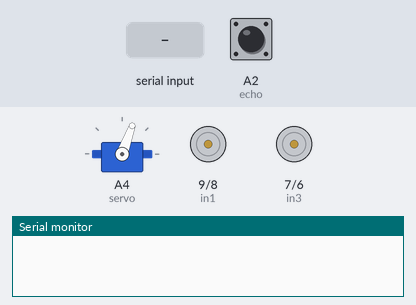
Recording of a sketch running on a simulated Arduino Uno, built with avr-gcc and run on an emulated ATmega328P. Shown: servo, motor-driver pin pairs drawn as motors (green arrow = first pin HIGH = forward, orange = second pin HIGH = backward, longer = more drive, scaled by the enable pin), the last lines printed to the serial monitor. Wiring (inferred from the names in the program): servo: signal A4. Inputs (shaded band) come from the test bench; at power-on: A2 (echo) LOW. Servo pulses on a pin are drawn as a servo (544–2400 µs = 0–180°).

Above: at 4.7 s.
4.8 s: "j\n" received over the second serial link
At 7.2 s:
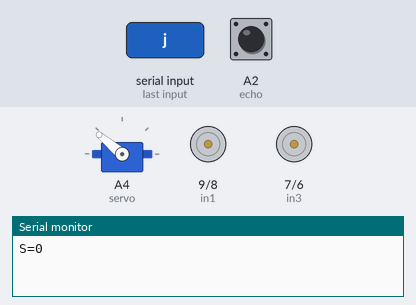
7.8 s: A2 (echo) pulsed HIGH 2 times (0.12 s each, 0.3 s apart)
At 10.5 s:
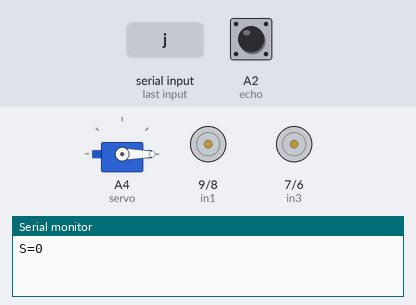
10.8 s: A2 (echo) pulsed HIGH 5 times (0.12 s each, 0.3 s apart)
At 13.6 s:
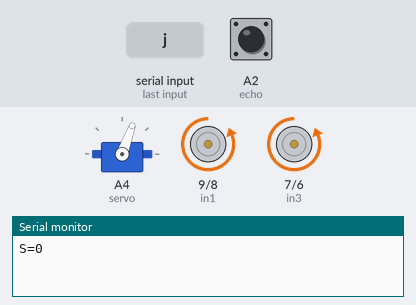
Timing chart, 0 to 19.8 s (numbered marks = the images above; inputs shaded):
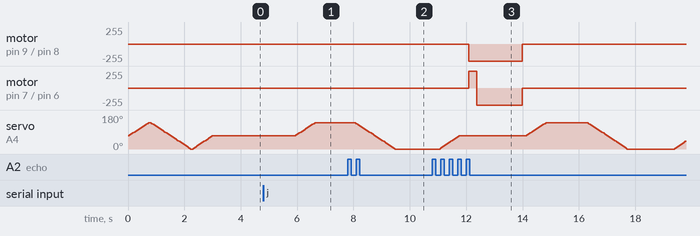

The sketch:

esp32_base_cotrol.ino
```cpp
#include <SoftwareSerial.h>
SoftwareSerial BT_Serial(2, 3); // RX, TX


#define enA 10//Enable1 L298 Pin enA
#define in1 9 //Motor1  L298 Pin in1
#define in2 8 //Motor1  L298 Pin in1
#define in3 7 //Motor2  L298 Pin in1
#define in4 6 //Motor2  L298 Pin in1
#define enB 5 //Enable2 L298 Pin enB

#define servo A4

#define R_S A0 //ir sensor Right
#define L_S A1 //ir sensor Left

#define echo A2    //Echo pin
#define trigger A3 //Trigger pin

int distance_L, distance_F = 30, distance_R;
long distance;
int set = 20;

int bt_ir_data = 0;  // Initialize the variable
int Speed = 130;
int speed_low = 60;
int mode=0;


void setup(){ // put your setup code here, to run once

pinMode(R_S, INPUT); // declare if sensor as input
pinMode(L_S, INPUT); // declare ir sensor as input

pinMode(echo, INPUT );// declare ultrasonic sensor Echo pin as input
pinMode(trigger, OUTPUT); // declare ultrasonic sensor Trigger pin as Output

pinMode(enA, OUTPUT); // declare as output for L298 Pin enA
pinMode(in1, OUTPUT); // declare as output for L298 Pin in1
pinMode(in2, OUTPUT); // declare as output for L298 Pin in2
pinMode(in3, OUTPUT); // declare as output for L298 Pin in3
pinMode(in4, OUTPUT); // declare as output for L298 Pin in4
pinMode(enB, OUTPUT); // declare as output for L298 Pin enB


Serial.begin(9600); // start serial communication at 9600bps
BT_Serial.begin(9600);

pinMode(servo, OUTPUT);

 for (int angle = 70; angle <= 140; angle += 5)  {
   servoPulse(servo, angle);  }
 for (int angle = 140; angle >= 0; angle -= 5)  {
   servoPulse(servo, angle);  }

 for (int angle = 0; angle <= 70; angle += 5)  {
   servoPulse(servo, angle);  }
delay(500);
}


void loop(){

     // Initialize the speed variable

if (BT_Serial.available()) {
  char receivedChar = BT_Serial.read();

  if (receivedChar == 'a') {
    bt_ir_data = 1;  // Set bt_ir_data to 1 when 'a' is received
  } else if (receivedChar == 'b') {
    bt_ir_data = 2;  // Set bt_ir_data to 2 when 'b' is received
  } else if (receivedChar == 'c') {
    bt_ir_data = 3;  // Set bt_ir_data to 3 when 'c' is received
  } else if (receivedChar == 'd') {
    bt_ir_data = 4;  // Set bt_ir_data to 4 when 'd' is received
  } else if (receivedChar == 'e') {
    bt_ir_data = 5;  // Set bt_ir_data to 5 when 'e' is received
  } else if (receivedChar == 'f') {
    bt_ir_data = 6;  // Set bt_ir_data to 6 when 'f' is received
  } else if (receivedChar == 'g') {
    bt_ir_data = 7;  // Set bt_ir_data to 7 when 'g' is received
  } else if (receivedChar == 'h') {
    bt_ir_data = 8;  // Set bt_ir_data to 8 when 'h' is received
  } else if (receivedChar == 'i') {
    bt_ir_data = 9;  // Set bt_ir_data to 9 when 'i' is received
  } else if (receivedChar == 'j') {
    bt_ir_data = 10;  // Set bt_ir_data to 10 when 'j' is received
  } else if (receivedChar == 'k') {
    bt_ir_data = 11;  // Set bt_ir_data to 11 when 'k' is received
  } else if (receivedChar == 'l') {
    bt_ir_data = 12;  // Set bt_ir_data to 12 when 'l' is received
  } else if (receivedChar == 'm') {
    bt_ir_data = 13;  // Set bt_ir_data to 13 when 'm' is received
  } else if (receivedChar == 'n') {
    bt_ir_data = 14;  // Set bt_ir_data to 14 when 'n' is received
  } else if (receivedChar == '1') {
    Speed = 100;  // Set speed to 100 when '1' is received
  } else if (receivedChar == '2') {
    Speed = 120;  // Set speed to 120 when '2' is received
  } else if (receivedChar == '3') {
    Speed = 140;  // Set speed to 140 when '3' is received
  } else if (receivedChar == '4') {
    Speed = 160;  // Set speed to 160 when '4' is received
  } else if (receivedChar == '5') {
    Speed = 180;  // Set speed to 180 when '5' is received
  } else if (receivedChar == '6') {
    Speed = 200;  // Set speed to 200 when '6' is received
  } else if (receivedChar == '7') {
    Speed = 215;  // Set speed to 215 when '7' is received
  } else if (receivedChar == '8') {
    Speed = 230;  // Set speed to 230 when '8' is received
  } else if (receivedChar == '9') {
    Speed = 240;  // Set speed to 240 when '9' is received
  } else if (receivedChar == '0') {
    Speed = 255;  // Set speed to 255 when '0' is received
  } else {
    // Handle any other character received (optional)
  }
}


     if(bt_ir_data == 8){mode=0; Stop();}    //Manual Android Application and IR Remote Control Command
else if(bt_ir_data == 9){mode=1; Speed=130;} //Auto Line Follower Command
else if(bt_ir_data == 10){mode=2; Speed=255;} //Auto Obstacle Avoiding Command

analogWrite(enA, Speed); // Write The Duty Cycle 0 to 255 Enable Pin A for Motor1 Speed
analogWrite(enB, Speed); // Write The Duty Cycle 0 to 255 Enable Pin B for Motor2 Speed

if(mode==0){
//===============================================================================
//                          Key Control Command
//===============================================================================
     if(bt_ir_data == 1){forword(); }  // if the bt_data is '1' the DC motor will go forward
else if(bt_ir_data == 2){backword();}  // if the bt_data is '2' the motor will Reverse
else if(bt_ir_data == 3){turnLeft();}  // if the bt_data is '3' the motor will turn left
else if(bt_ir_data == 4){turnRight();} // if the bt_data is '4' the motor will turn right
else if(bt_ir_data == 5){Stop(); }     // if the bt_data '5' the motor will Stop
else if(bt_ir_data == 11){forwordturnRight();} // if the bt_data is '4' the motor will turn right
else if(bt_ir_data == 12){backwordturnLeft(); }     // if the bt_data '5' the motor will Stop
else if(bt_ir_data == 13){backwordturnRight();} // if the bt_data is '4' the motor will turn right
else if(bt_ir_data == 14){forwordturnLeft(); }     // if the bt_data '5' the motor will Stop

//===============================================================================
//                          Voice Control Command
//===============================================================================
else if(bt_ir_data == 6){turnLeft();  delay(400);  bt_ir_data = 5;}
else if(bt_ir_data == 7){turnRight(); delay(400);  bt_ir_data = 5;}
}

if(mode==1){
//===============================================================================
//                          Line Follower Control
//===============================================================================
if((digitalRead(R_S) == 0)&&(digitalRead(L_S) == 0)){forword();}  //if Right Sensor and Left Sensor are at White color then it will call forword function
if((digitalRead(R_S) == 1)&&(digitalRead(L_S) == 0)){turnRight();}//if Right Sensor is Black and Left Sensor is White then it will call turn Right function
if((digitalRead(R_S) == 0)&&(digitalRead(L_S) == 1)){turnLeft();} //if Right Sensor is White and Left Sensor is Black then it will call turn Left function
if((digitalRead(R_S) == 1)&&(digitalRead(L_S) == 1)){Stop();}     //if Right Sensor and Left Sensor are at Black color then it will call Stop function
}

if(mode==2){
//===============================================================================
//                          Obstacle Avoiding Control
//===============================================================================
 distance_F = Ultrasonic_read();
 Serial.print("S=");Serial.println(distance_F);
  if (distance_F > set){forword();}
    else{Check_side();}
}

delay(10);
}


void servoPulse (int pin, int angle){
int pwm = (angle*11) + 500;      // Convert angle to microseconds
 digitalWrite(pin, HIGH);
 delayMicroseconds(pwm);
 digitalWrite(pin, LOW);
 delay(50);                   // Refresh cycle of servo
}


//**********************Ultrasonic_read****************************
long Ultrasonic_read(){
  digitalWrite(trigger, LOW);
  delayMicroseconds(2);
  digitalWrite(trigger, HIGH);
  delayMicroseconds(10);
  distance = pulseIn (echo, HIGH);
  return distance / 29 / 2;
}

void compareDistance(){
       if (distance_L > distance_R){
  turnLeft();
  delay(350);
  }
  else if (distance_R > distance_L){
  turnRight();
  delay(350);
  }
  else{
  backword();
  delay(300);
  turnRight();
  delay(600);
  }
}

void Check_side(){
    Stop();
    delay(100);
 for (int angle = 70; angle <= 140; angle += 5)  {
   servoPulse(servo, angle);  }
    delay(300);
    distance_L = Ultrasonic_read();
    delay(100);
  for (int angle = 140; angle >= 0; angle -= 5)  {
   servoPulse(servo, angle);  }
    delay(500);
    distance_R = Ultrasonic_read();
    delay(100);
 for (int angle = 0; angle <= 70; angle += 5)  {
   servoPulse(servo, angle);  }
    delay(300);
    compareDistance();
}

void forword(){  //forword
digitalWrite(in1, HIGH); //Right Motor forword Pin
digitalWrite(in2, LOW);  //Right Motor backword Pin
digitalWrite(in3, LOW);  //Left Motor backword Pin
digitalWrite(in4, HIGH); //Left Motor forword Pin
analogWrite(enA, Speed); // Write The Duty Cycle 0 to 255 Enable Pin A for Motor1 Speed
analogWrite(enB, Speed); // Write The Duty Cycle 0 to 255 Enable Pin B for Motor2 Speed

}
void forwordturnLeft(){  //forword
digitalWrite(in1, HIGH); //Right Motor forword Pin
digitalWrite(in2, LOW);  //Right Motor backword Pin
digitalWrite(in3, LOW);  //Left Motor backword Pin
digitalWrite(in4, HIGH); //Left Motor forword Pin
analogWrite(enA, Speed); // Write The Duty Cycle 0 to 255 Enable Pin A for Motor1 Speed
analogWrite(enB, Speed-speed_low); // Write The Duty Cycle 0 to 255 Enable Pin B for Motor2 Speed

}
void forwordturnRight(){  //forword
digitalWrite(in1, HIGH); //Right Motor forword Pin
digitalWrite(in2, LOW);  //Right Motor backword Pin
digitalWrite(in3, LOW);  //Left Motor backword Pin
digitalWrite(in4, HIGH); //Left Motor forword Pin
analogWrite(enA, Speed-speed_low); // Write The Duty Cycle 0 to 255 Enable Pin A for Motor1 Speed
analogWrite(enB, Speed); // Write The Duty Cycle 0 to 255 Enable Pin B for Motor2 Speed

}

void backword(){ //backword
digitalWrite(in1, LOW);  //Right Motor forword Pin
digitalWrite(in2, HIGH); //Right Motor backword Pin
digitalWrite(in3, HIGH); //Left Motor backword Pin
digitalWrite(in4, LOW);  //Left Motor forword Pin
analogWrite(enA, Speed); // Write The Duty Cycle 0 to 255 Enable Pin A for Motor1 Speed
analogWrite(enB, Speed); // Write The Duty Cycle 0 to 255 Enable Pin B for Motor2 Speed

}
void backwordturnLeft(){ //backword
digitalWrite(in1, LOW);  //Right Motor forword Pin
digitalWrite(in2, HIGH); //Right Motor backword Pin
digitalWrite(in3, HIGH); //Left Motor backword Pin
digitalWrite(in4, LOW);  //Left Motor forword Pin
analogWrite(enA, Speed-speed_low); // Write The Duty Cycle 0 to 255 Enable Pin A for Motor1 Speed
analogWrite(enB, Speed); // Write The Duty Cycle 0 to 255 Enable Pin B for Motor2 Speed

}
void backwordturnRight(){ //backword
digitalWrite(in1, LOW);  //Right Motor forword Pin
digitalWrite(in2, HIGH); //Right Motor backword Pin
digitalWrite(in3, HIGH); //Left Motor backword Pin
digitalWrite(in4, LOW);  //Left Motor forword Pin
analogWrite(enA, Speed); // Write The Duty Cycle 0 to 255 Enable Pin A for Motor1 Speed
analogWrite(enB, Speed-speed_low); // Write The Duty Cycle 0 to 255 Enable Pin B for Motor2 Speed

}

void turnRight(){ //turnRight
digitalWrite(in1, LOW);  //Right Motor forword Pin
digitalWrite(in2, HIGH); //Right Motor backword Pin
digitalWrite(in3, LOW);  //Left Motor backword Pin
digitalWrite(in4, HIGH); //Left Motor forword Pin
analogWrite(enA, Speed); // Write The Duty Cycle 0 to 255 Enable Pin A for Motor1 Speed
analogWrite(enB, Speed); // Write The Duty Cycle 0 to 255 Enable Pin B for Motor2 Speed

}

void turnLeft(){ //turnLeft
digitalWrite(in1, HIGH); //Right Motor forword Pin
digitalWrite(in2, LOW);  //Right Motor backword Pin
digitalWrite(in3, HIGH); //Left Motor backword Pin
digitalWrite(in4, LOW);  //Left Motor forword Pin
analogWrite(enA, Speed); // Write The Duty Cycle 0 to 255 Enable Pin A for Motor1 Speed
analogWrite(enB, Speed); // Write The Duty Cycle 0 to 255 Enable Pin B for Motor2 Speed

}

void Stop(){ //stop
digitalWrite(in1, LOW); //Right Motor forword Pin
digitalWrite(in2, LOW); //Right Motor backword Pin
digitalWrite(in3, LOW); //Left Motor backword Pin
digitalWrite(in4, LOW); //Left Motor forword Pin
analogWrite(enA, Speed); // Write The Duty Cycle 0 to 255 Enable Pin A for Motor1 Speed
analogWrite(enB, Speed); // Write The Duty Cycle 0 to 255 Enable Pin B for Motor2 Speed

}
```

Measured:
- after the input at 4.8 s, servo on A4 (servo): moves from 70° to 140° over 0.67 s, starting after 1.2 s
